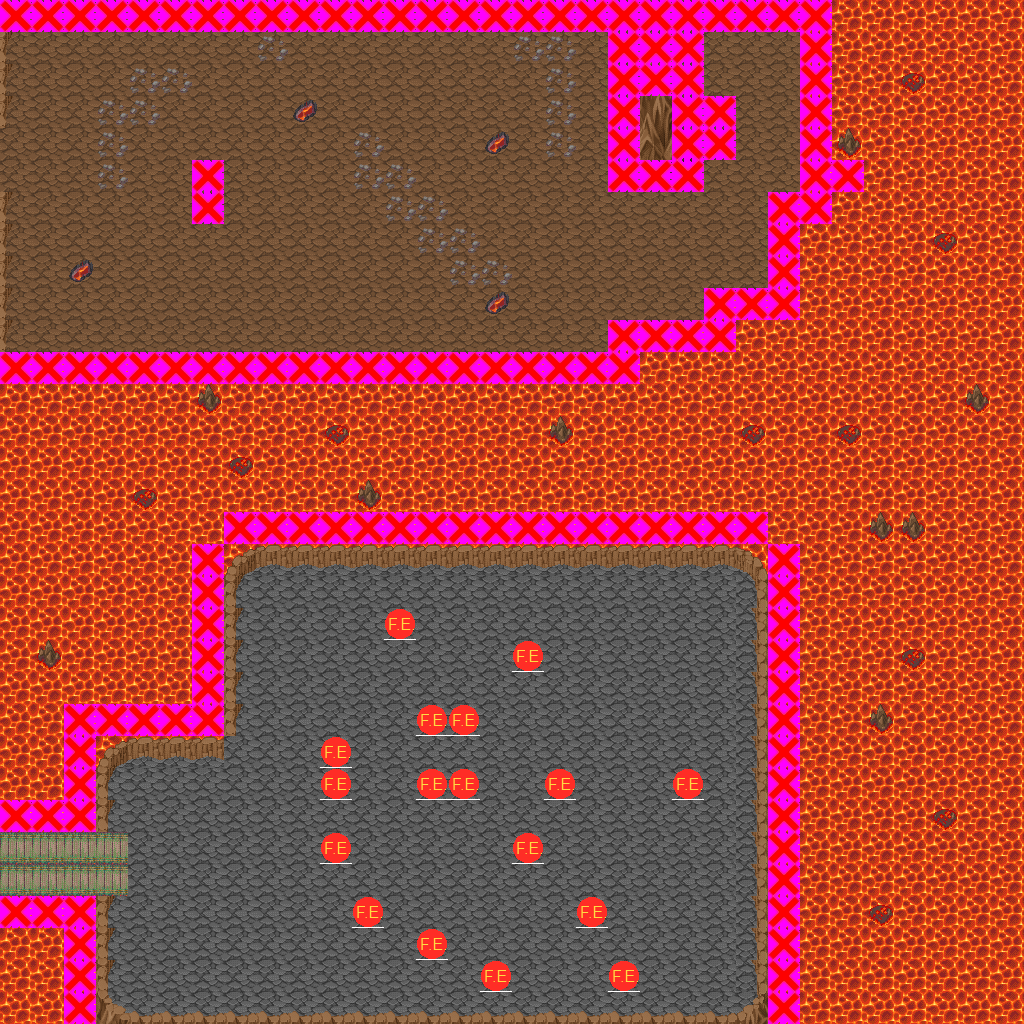

Below is a game level as drawn by its tile map, then a one-line description and the .tmx that defines it (tile-layer data replaced by summaries):
An orthogonal 32x32 tile map with 32x32 px tiles, 6 tile layers (Layer 1, Layer 2, Layer 3, Clip, ...), 8 tilesets and 2 objects (2x Portal).

<map version="1.0" orientation="orthogonal" width="32" height="32" tilewidth="32" tileheight="32">
 <tileset firstgid="1" name="Rock" tilewidth="32" tileheight="32">
  <image source="rock.png" />
  <tile id="0">
   <properties>
    <property name="TileType" value="0" />
    <property name="TileType" value="0" />
    <property name="TileType" value="0" />
    <property name="TileType" value="0" />
    <property name="TileType" value="0" />
    <property name="TileType" value="0" />
    <property name="TileType" value="0" />
    <property name="TileType" value="0" />
    <property name="TileType" value="0" />
    <property name="TileType" value="0" />
    <property name="TileType" value="0" />
    <property name="TileType" value="0" />
    <property name="TileType" value="0" />
    <property name="TileType" value="0" />
   </properties>
  </tile>
 </tileset>
 <tileset firstgid="2" name="Lava" tilewidth="32" tileheight="32">
  <image source="lava.png" />
  <tile id="0">
   <properties>
    <property name="TileType" value="1" />
    <property name="TileType" value="1" />
    <property name="TileType" value="1" />
    <property name="TileType" value="1" />
    <property name="TileType" value="1" />
    <property name="TileType" value="1" />
    <property name="TileType" value="1" />
    <property name="TileType" value="1" />
    <property name="TileType" value="1" />
    <property name="TileType" value="1" />
    <property name="TileType" value="1" />
    <property name="TileType" value="1" />
    <property name="TileType" value="1" />
    <property name="TileType" value="1" />
   </properties>
  </tile>
 </tileset>
 <tileset firstgid="3" name="FireEnemy" tilewidth="32" tileheight="32">
  <image source="FireEnemyIcon.png" trans="ff00ff" />
  <tile id="0">
   <properties>
    <property name="Type" value="Fire" />
    <property name="Type" value="Fire" />
    <property name="Type" value="Fire" />
    <property name="Type" value="Fire" />
    <property name="Type" value="Fire" />
    <property name="Type" value="Fire" />
    <property name="Type" value="Fire" />
    <property name="Type" value="Fire" />
    <property name="Type" value="Fire" />
    <property name="Type" value="Fire" />
    <property name="Type" value="Fire" />
    <property name="Type" value="Fire" />
    <property name="Type" value="Fire" />
    <property name="Type" value="Fire" />
   </properties>
  </tile>
  <tile id="1">
   <properties>
    <property name="Type" value="Wind" />
    <property name="Type" value="Wind" />
    <property name="Type" value="Wind" />
    <property name="Type" value="Wind" />
    <property name="Type" value="Wind" />
    <property name="Type" value="Wind" />
    <property name="Type" value="Wind" />
    <property name="Type" value="Wind" />
    <property name="Type" value="Wind" />
   </properties>
  </tile>
 </tileset>
 <tileset firstgid="5" name="Clip" tilewidth="32" tileheight="32">
  <image source="solid.jpg" trans="ff00ff" />
 </tileset>
 <tileset firstgid="6" name="MountainPieces" tilewidth="32" tileheight="32">
  <image source="MountainPieces.png" trans="ffffff" />
 </tileset>
 <tileset firstgid="318" name="ConnectionLavat" tilewidth="32" tileheight="32">
  <image source="ConnectionLavat.png" trans="ffffff" />
 </tileset>
 <tileset firstgid="366" name="LavaGround" tilewidth="32" tileheight="32">
  <image source="LavaGround.png" trans="ffffff" />
 </tileset>
 <tileset firstgid="414" name="Overflow" tilewidth="32" tileheight="32">
  <image source="Overflow.png" trans="ffffff" />
 </tileset>
 <layer name="Layer 1" width="32" height="32">
  <data>[1024 cells, 1024 non-empty, 1 distinct tile ids]</data>
 </layer>
 <layer name="Layer 2" width="32" height="32">
  <data>[1024 cells, 794 non-empty, 6 distinct tile ids]</data>
 </layer>
 <layer name="Layer 3" width="32" height="32">
  <data>[1024 cells, 360 non-empty, 31 distinct tile ids]</data>
 </layer>
 <layer name="Clip" width="32" height="32">
  <data>[1024 cells, 133 non-empty, 1 distinct tile ids]</data>
 </layer>
 <layer name="Enemy" width="32" height="32">
  <data>[1024 cells, 17 non-empty, 1 distinct tile ids]</data>
 </layer>
 <objectgroup name="Objects" width="32" height="32">
  <object name="Portal" type="Portal" x="1" y="834" width="29" height="57">
   <properties>
    <property name="DestinationMap" value="Levels\TestFireMap\Mountain2" />
    <property name="DestinationX" value="29" />
    <property name="DestinationY" value="26" />
   </properties>
  </object>
  <object name="Portal2" type="Portal" x="6" y="136" width="17" height="49">
   <properties>
    <property name="DestinationMap" value="Levels\TestFireMap\Mountain2" />
    <property name="DestinationX" value="29" />
    <property name="DestinationY" value="5" />
   </properties>
  </object>
 </objectgroup>
 <layer name="Collectable" width="32" height="32">
  <data>[1024 cells, 0 non-empty, 0 distinct tile ids]</data>
 </layer>
</map>
